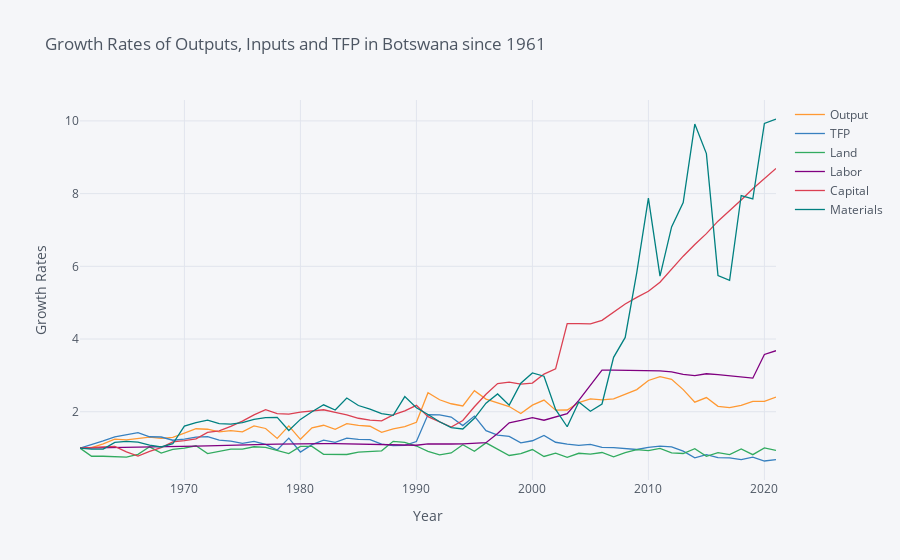

Notebook code cell kept with this figure:
### Code cell
select = df.xs('BWA',level='WDI Code').dropna(how='any').droplevel(['Country'])

select = select/select.loc[1961,:]
select.iplot(xTitle="Year", yTitle="Growth Rates", title="Growth Rates of Outputs, Inputs and TFP in Botswana since 1961")
